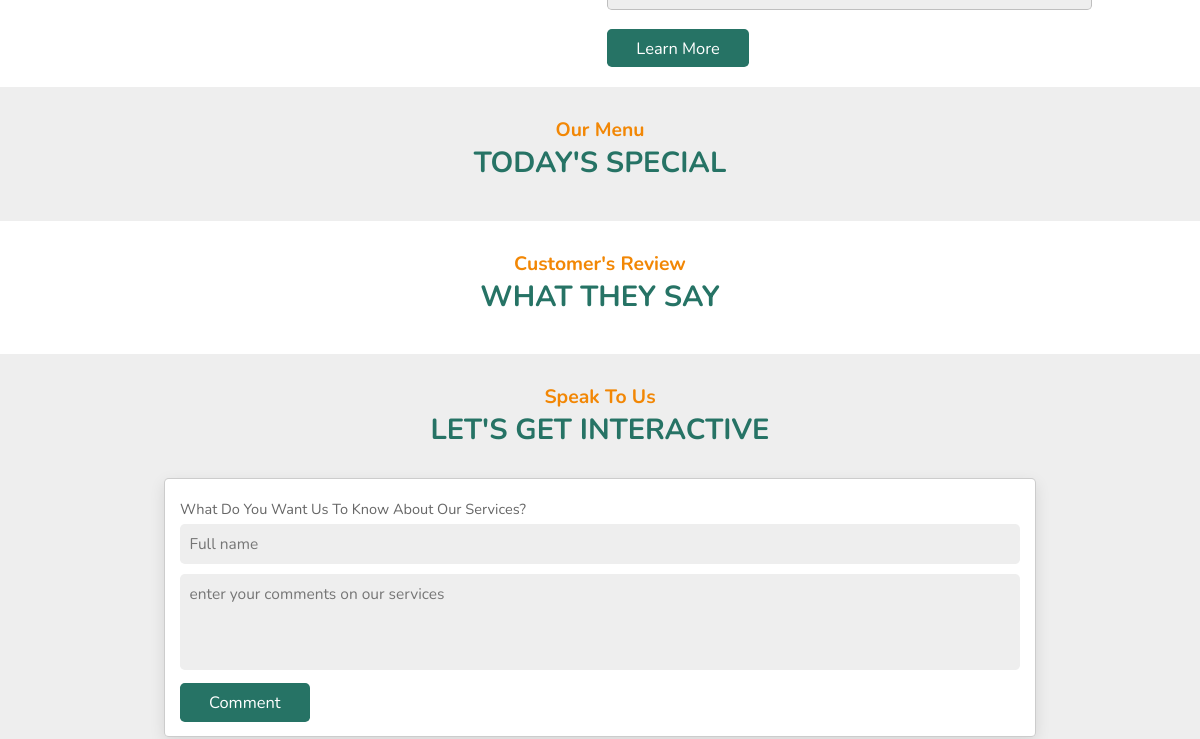
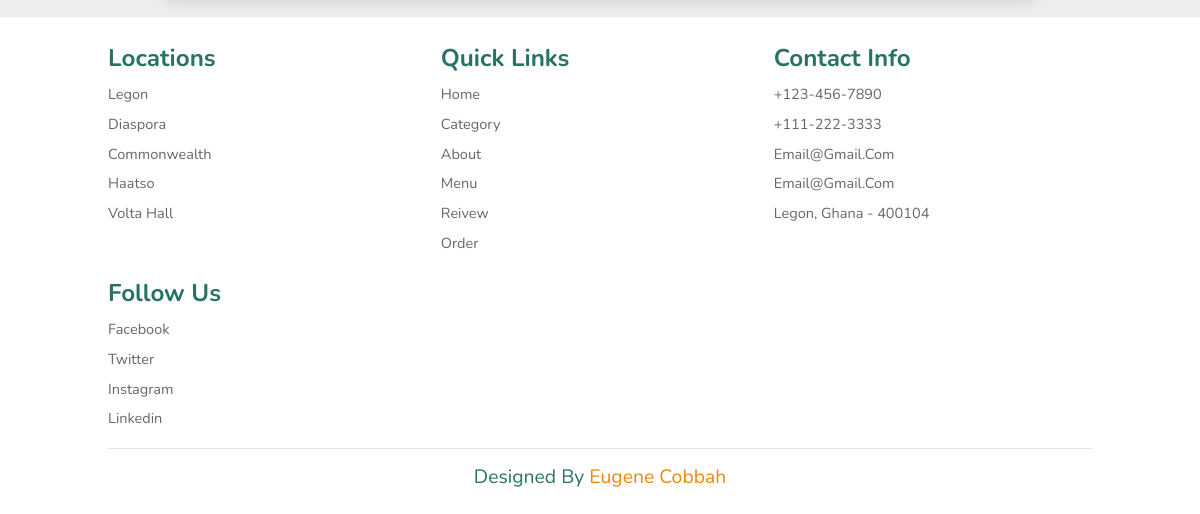
Before: / (lower part) with the older database file (2 pictures, top to bottom).
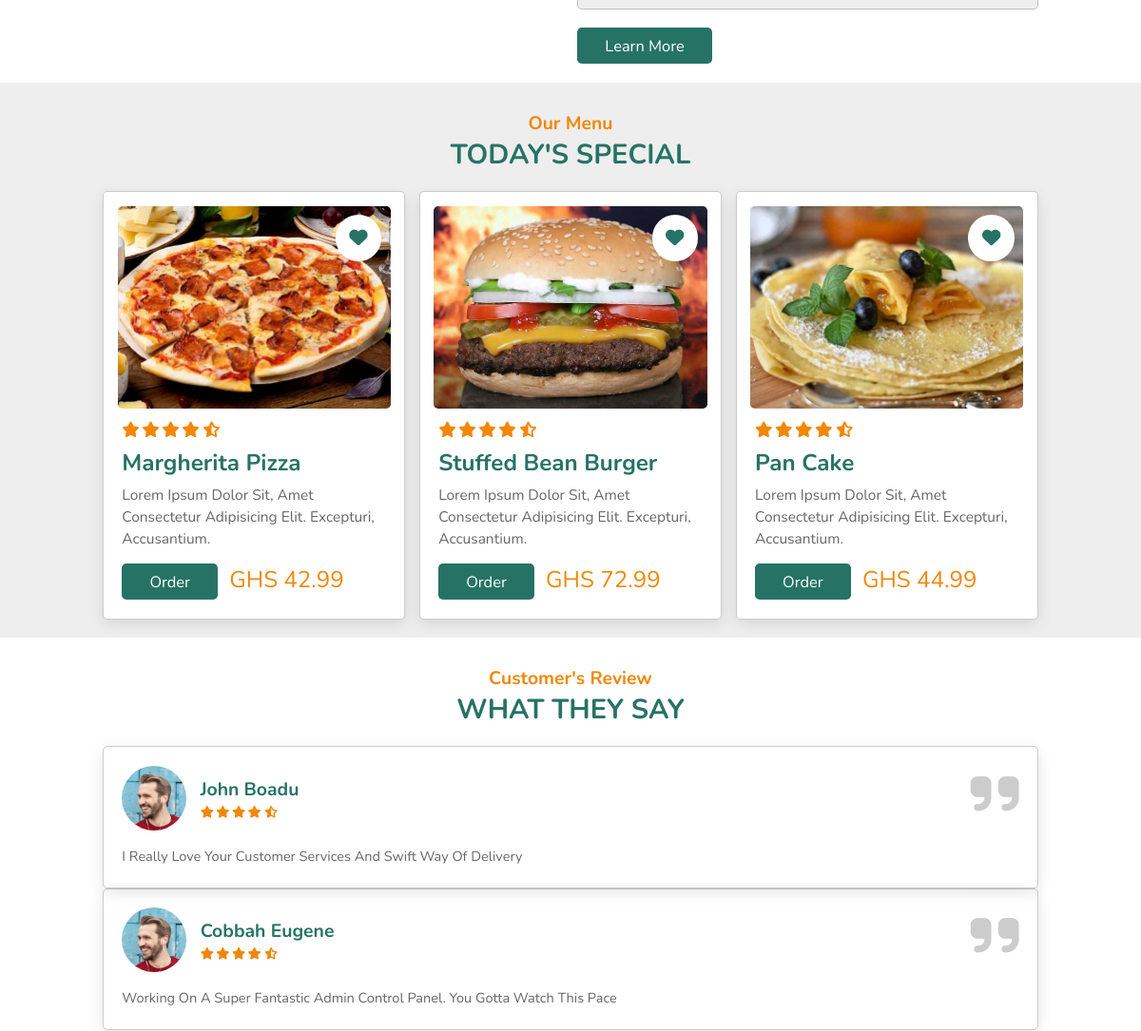
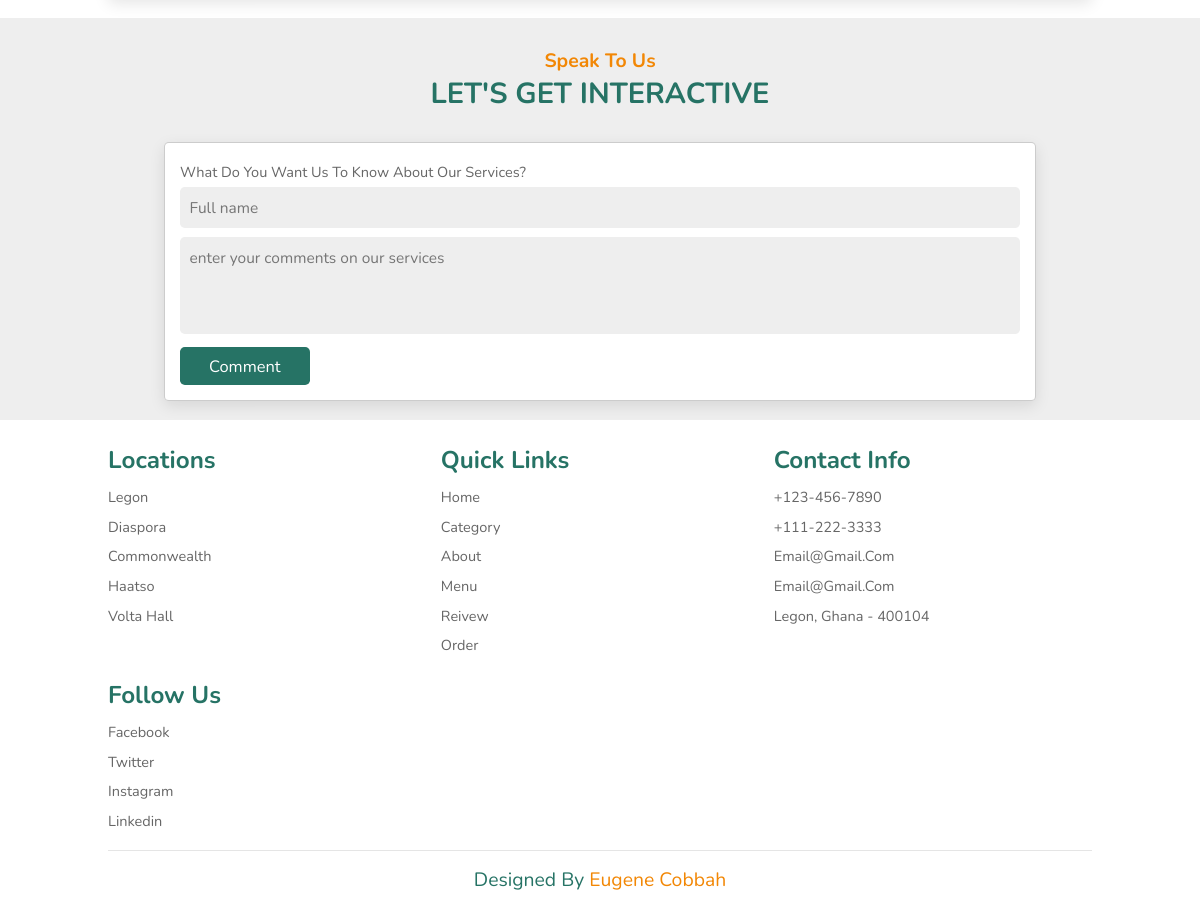
After: the same page with the newer database file (2 pictures, top to bottom).
### tables this page shows
CREATE TABLE `tbl_food` (
  `id` int(11) NOT NULL,
  `name` varchar(225) NOT NULL,
  `description` text NOT NULL,
  `price` decimal(10,2) NOT NULL,
  `rating` int(11) NOT NULL,
  `img_url` text DEFAULT 'food.jpg',
  `date` datetime NOT NULL DEFAULT current_timestamp()
);

CREATE TABLE `comments` (
  `id` int(11) NOT NULL,
  `message` text NOT NULL,
  `name` varchar(225) NOT NULL
);

### functions/processor.php (the view, shortened to what this page needs)
<?php
function get_menu()
{
  $servername = "localhost";
  $username = "root";
  $password = "";
  $dbname = "SWD";
  $conn = new mysqli($servername, $username, $password, $dbname);
  $sql = "SELECT * FROM tbl_food";
  $result = $conn->query($sql);
  if ($result->num_rows > 0) {
    while($row = $result->fetch_assoc())
    {
      echo "
      <div class='box'>
        <div class='image'>
            <img src='images/".$row['img_url']."' alt=''>
            <a href='#' class='fas fa-heart'></a>
        </div>
        <div class='content'>
            <div class='stars'>
                <i class='fas fa-star'></i>
                <i class='fas fa-star'></i>
                <i class='fas fa-star'></i>
                <i class='fas fa-star'></i>
                <i class='fas fa-star-half-alt'></i>
            </div>
            <h3>".$row['name']."</h3>
            <p>".$row['description']."</p>
            <a href=order.php?id=".$row['id']." class='btn'>order</a>
            <span class='price'>GHS ".$row['price']."</span>
        </div>
    </div>
      ";
    }
  }
}
function get_comments()
{
  $servername = "localhost";
  $username = "root";
  $password = "";
  $dbname = "SWD";
  $conn = new mysqli($servername, $username, $password, $dbname);
  $sql = "SELECT * FROM comments";
  $result = $conn->query($sql);
  if ($result->num_rows > 0) {
    while($row = $result->fetch_assoc())
    {
      echo "
      <div class='swiper-slide slide'>
        <i class='fas fa-quote-right'></i>
        <div class='user'>
            <img src='images/pic-1.png' alt=''>
            <div class='user-info'>
                <h3>".$row['name']."</h3>
                <div class='stars'>
                    <i class='fas fa-star'></i>
                    <i class='fas fa-star'></i>
                    <i class='fas fa-star'></i>
                    <i class='fas fa-star'></i>
                    <i class='fas fa-star-half-alt'></i>
                </div>
            </div>
        </div>
        <p>".$row['message']."</p>
    </div>
      ";
    }
  }
}
?>

### index.php (shortened to what this page needs)
<?php
    require_once "./functions/processor.php";
?>
<!DOCTYPE html>
<html lang="en">
<head>
    <link rel="stylesheet" href="https://cdnjs.cloudflare.com/ajax/libs/font-awesome/6.1.1/css/all.min.css">
    <link rel="stylesheet" href="index.css">
</head>
<body>
<section class="about" id="about">
    <div class="row">
        <div class="content">
            <div class="icons-container">
                <div class="icons">
                </div>
            </div>
            <a href="#" class="btn">learn more</a>
        </div>
    </div>
</section>
<section class="menu" id="menu">
    <h3 class="sub-heading"> our menu </h3>
    <h1 class="heading"> today's special</h1>
    <div class="box-container">
    <?php get_menu() ?>
    </div>
</section>
<section class="review" id="review">
    <h3 class="sub-heading"> customer's review </h3>
    <h1 class="heading"> what they say </h1>
    <div class="swiper-container review-slider">
        <div class="swiper-wrapper">
            <?php get_comments(); ?>
        </div>
    </div>
</section>
<section class="comment" id="comment">
    <h3 class="sub-heading"> Speak to Us </h3>
    <h1 class="heading"> Let's get Interactive </h1>
    <p class="sub-heading"><?php create_comment(); ?></p>
    <form method="POST">
        <div class="inputBox">
            <div class="input">
                <span>What do you want us to know about our services?</span>
                <input type="text" name="name" placeholder="Full name" required>
                <textarea name="comment" placeholder="enter your comments on our services" id="" cols="30" rows="10"></textarea>
            </div>
        </div>
        <input type="submit" name="btn_comment" value="comment" class="btn">
    </form>
</section>
<section class="footer">
    <div class="box-container">
        <div class="box">
            <h3>locations</h3>
            <a href="#">Legon</a>
            <a href="#">Diaspora</a>
            <a href="#">Commonwealth</a>
            <a href="#">Haatso</a>
            <a href="#">Volta Hall</a>
        </div>
        <div class="box">
            <h3>quick links</h3>
            <a href="#">home</a>
            <a href="#">category</a>
            <a href="#">about</a>
            <a href="#">menu</a>
            <a href="#">reivew</a>
            <a href="#">order</a>
        </div>
        <div class="box">
            <h3>contact info</h3>
            <a href="#">+123-456-7890</a>
            <a href="#">+111-222-3333</a>
            <a href="#">email@gmail.com</a>
            <a href="#">email@gmail.com</a>
            <a href="#">Legon, Ghana - 400104</a>
        </div>
        <div class="box">
            <h3>follow us</h3>
            <a href="#">facebook</a>
            <a href="#">twitter</a>
            <a href="#">instagram</a>
            <a href="#">linkedin</a>
        </div>
    </div>
    <div class="credit"> Designed by <span>Eugene Cobbah</span> </div>
</section>
</body>
</html>

Changed rows visible on the page:
added tbl_food: img_url (picture), name "Margherita Pizza", description "Lorem Ipsum Dolor Sit, Amet Consectetur Adipisicing Elit. Excepturi, Accusantium.", price "42.99"
added tbl_food: img_url (picture), name "Stuffed Bean Burger", description "Lorem Ipsum Dolor Sit, Amet Consectetur Adipisicing Elit. Excepturi, Accusantium.", price "72.99"
added tbl_food: img_url (picture), name "Pan Cake", description "Lorem Ipsum Dolor Sit, Amet Consectetur Adipisicing Elit. Excepturi, Accusantium.", price "44.99"
added comments: name "John Boadu", message "I Really Love Your Customer Services And Swift Way Of Delivery"
added comments: name "Cobbah Eugene", message "Working On A Super Fantastic Admin Control Panel. You Gotta Watch This Pace"
